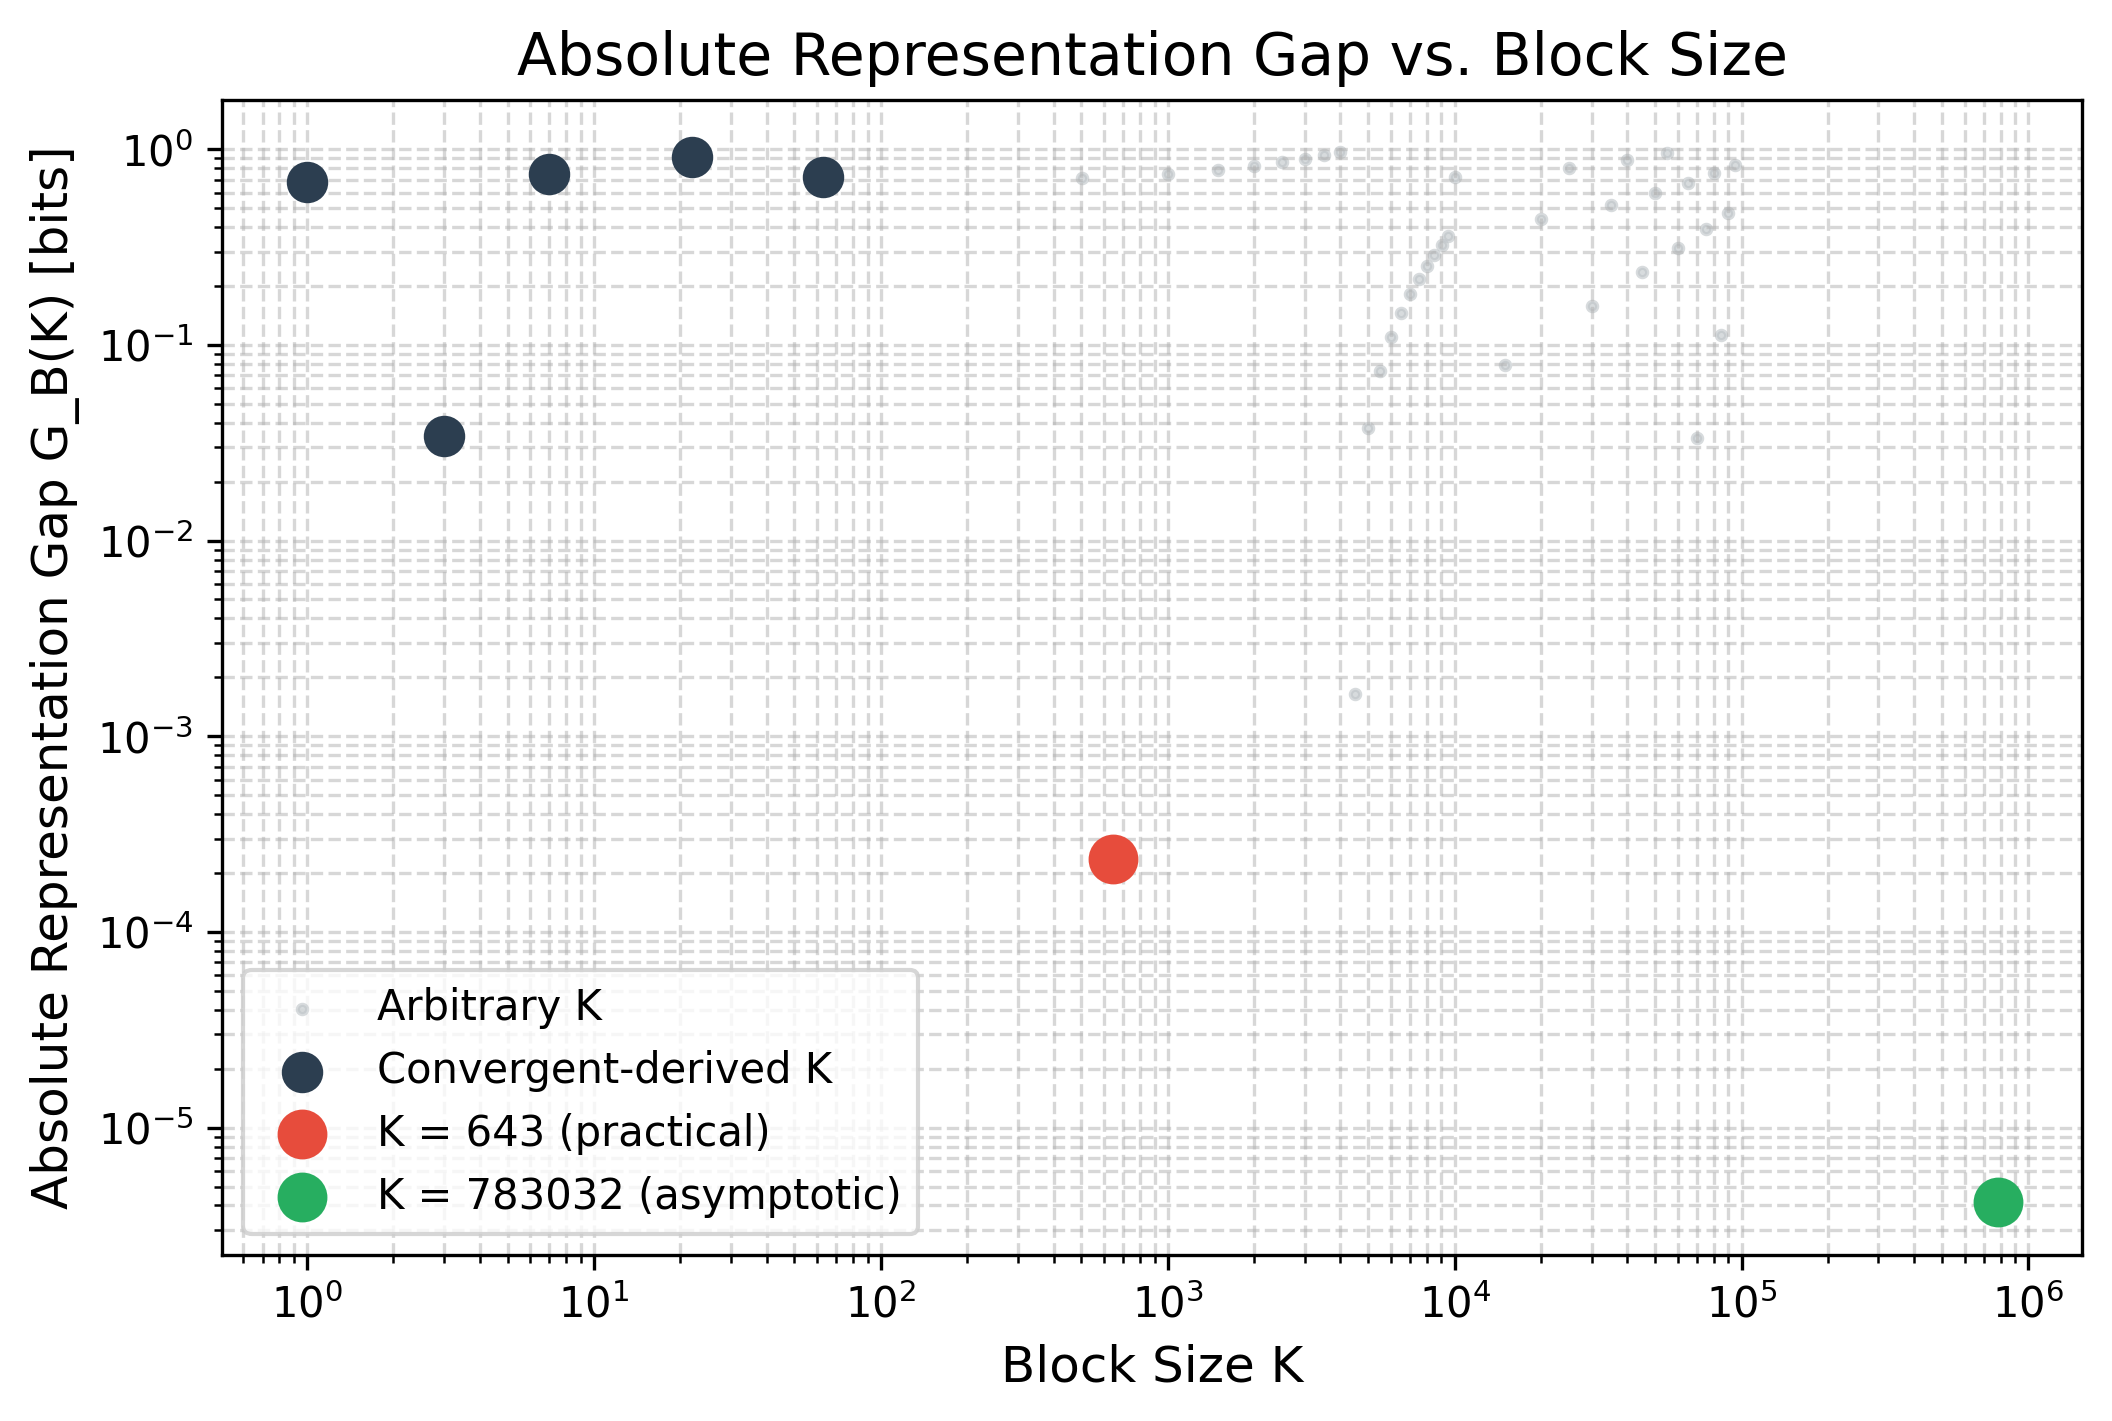

This figure's Python source:
#!/usr/bin/env python3
# -*- coding: utf-8 -*-

"""
gap_plot.py

Generates Figure 2: Absolute Representation Gap vs. Block Size.
Shows that the absolute gap only vanishes along the selected convergent subsequence.
"""

import math
import matplotlib.pyplot as plt
import numpy as np

# --- Configuration ---
LOG2_10 = math.log2(10)

# Function to compute the absolute gap
def absolute_gap(K):
    return math.ceil(K * LOG2_10) - K * LOG2_10

# --- Data Generation ---
# 1. Convergent-derived block sizes (from the paper)
K_convergents = [1, 3, 7, 22, 63, 643, 783032]
gaps_convergents = [absolute_gap(K) for K in K_convergents]

# 2. Arbitrary block sizes (for comparison)
K_random = list(range(1, 10000, 500)) + list(range(10000, 100000, 5000))
gaps_random = [absolute_gap(K) for K in K_random]

# --- Create the plot ---
fig, ax = plt.subplots(figsize=(8, 5))

# Plot arbitrary block sizes (scatter)
ax.scatter(K_random, gaps_random, s=5, color='#BDC3C7', alpha=0.6, label='Arbitrary K')

# Plot convergent block sizes (highlighted)
ax.scatter(K_convergents, gaps_convergents, color='#2C3E50', s=80, zorder=5, label='Convergent-derived K')

# Highlight K=643 and K=783032
ax.scatter([643], [absolute_gap(643)], color='#E74C3C', s=120, zorder=10, label='K = 643 (practical)')
ax.scatter([783032], [absolute_gap(783032)], color='#27AE60', s=120, zorder=10, label='K = 783032 (asymptotic)')

# --- Formatting ---
ax.set_xlabel('Block Size K', fontsize=12)
ax.set_ylabel('Absolute Representation Gap G_B(K) [bits]', fontsize=12)
ax.set_title('Absolute Representation Gap vs. Block Size', fontsize=14)
ax.set_xscale('log')
ax.set_yscale('log')
ax.grid(True, which='both', linestyle='--', alpha=0.5)
ax.legend()

# Save figures
plt.savefig('gap_plot.pdf', format='pdf', bbox_inches='tight')
plt.savefig('gap_plot.png', format='png', dpi=300, bbox_inches='tight')
plt.show()

print("Figure 2 generated: gap_plot.pdf and gap_plot.png")
